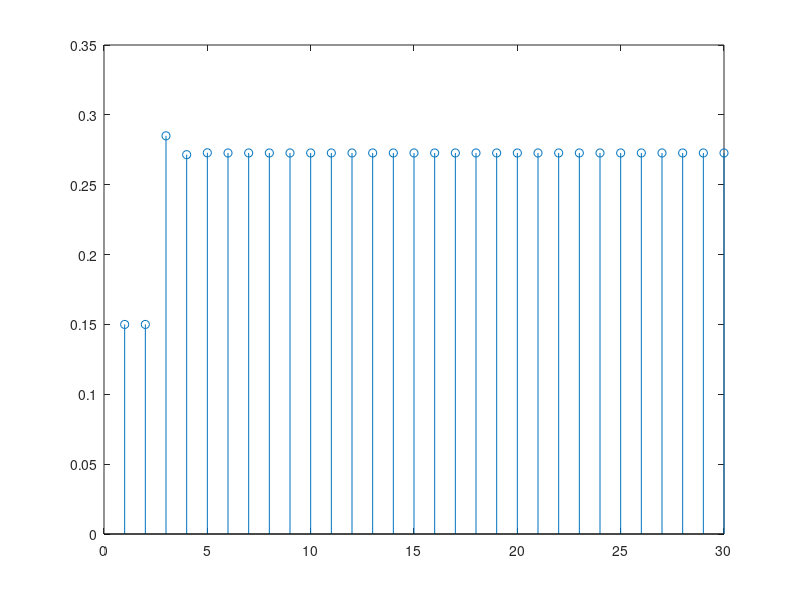

Source code (MATLAB): (Note: this script raises an error after producing the figure.)
%% Ex1a
T = [0.7 0.8; 0.3 0.2];
v = [1 0]';

prob = T^2 * v
prob(1)

%% Ex1b
T = [0.7 0.8 ; 0.3 0.2];
v = [0 1]';

prob = T^2 * v;
prob(1)

%% Ex1c
T = [0.7 0.8 ; 0.3 0.2];
v = [1 0]';

prob = T^29 * v;
prob(1)

%% Ex1d
T = [0.7 0.3 ; 0.8 0.2];
v = [0.85 0.15];
classes = 30;
res = zeros(1, classes);
res(1) = 0.15;

for i = 2 : classes
    res(i) = v(2);
    v = v * T;
end

stem(res)

%% Ex2abc
T = [1/3 1/4 0
     1/3 11/20 1/2
     1/3 1/5 1/2];
v = [0.5 0.25 0.25]';
res = T^29 * v;
res = res.*90;
res = round(res, 0)

%% Ex2d
T = [1/3 1/4 0
     1/3 11/20 1/2
     1/3 1/5 1/2];
v = [1/3 1/3 1/3]';
res = T^29 * v;
res = res.*90;
res = round(res, 0)

%% Ex3
T = rand(20);
T = T ./ sum(T);

v = zeros(20, 1);
v(1) = 1;
tr = [2 5 10 100];
res = zeros(1, 4);

for i = 1 : length(tr)
    prob = T^tr(i) * v;
    res(i) = prob(20);
end

fprintf("%.5f\n", res*100);

